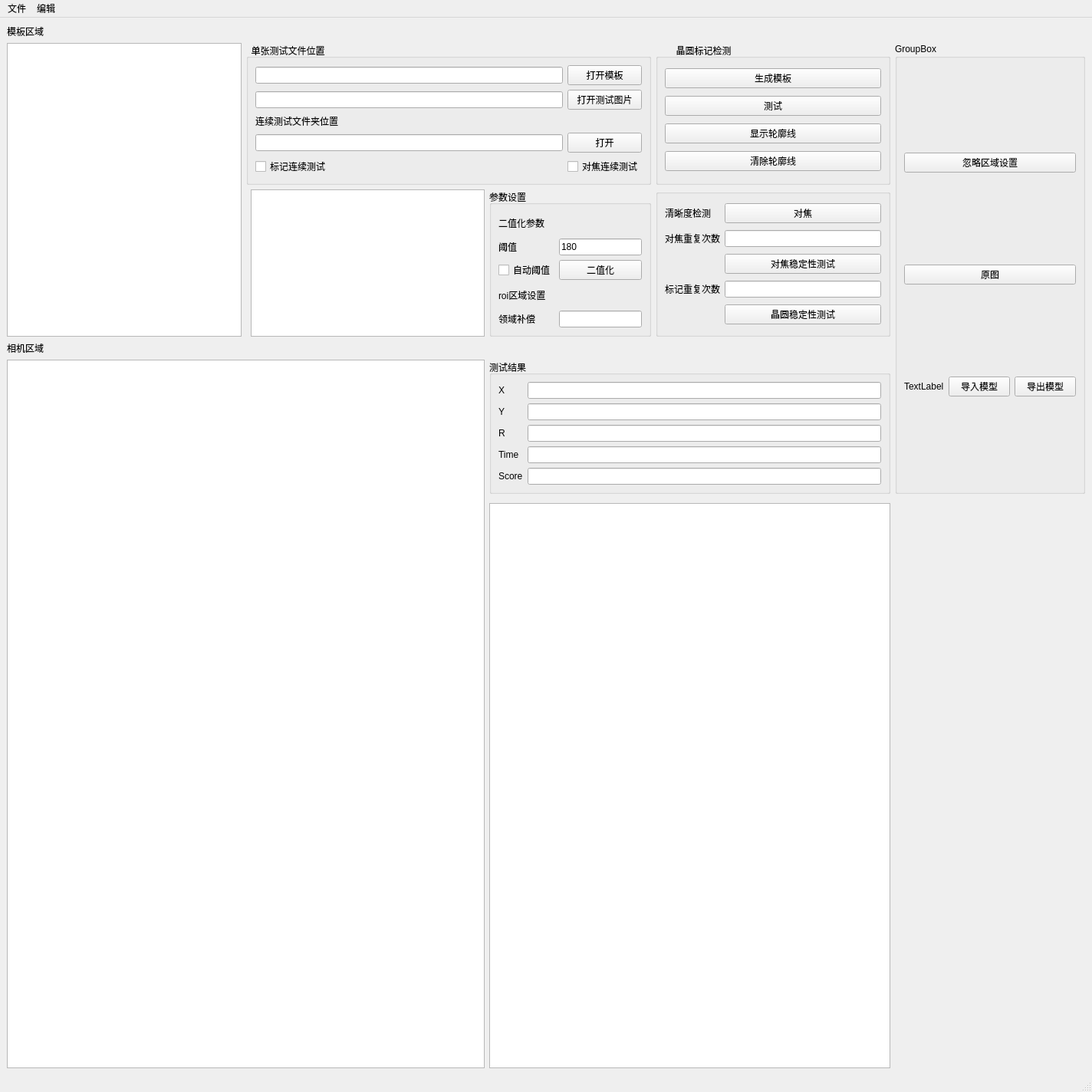
<?xml version="1.0" encoding="UTF-8"?>
<ui version="4.0">
 <class>MainWindow</class>
 <widget class="QMainWindow" name="MainWindow">
  <property name="geometry">
   <rect>
    <x>0</x>
    <y>0</y>
    <width>1424</width>
    <height>1424</height>
   </rect>
  </property>
  <property name="windowTitle">
   <string>MainWindow</string>
  </property>
  <widget class="QWidget" name="centralwidget">
   <layout class="QGridLayout" name="gridLayout_5">
    <item row="2" column="5" rowspan="5" colspan="2">
     <widget class="QGroupBox" name="groupBox_6">
      <property name="title">
       <string>GroupBox</string>
      </property>
      <layout class="QGridLayout" name="gridLayout_8">
       <item row="4" column="0">
        <widget class="QLabel" name="label_8">
         <property name="text">
          <string>TextLabel</string>
         </property>
        </widget>
       </item>
       <item row="4" column="1">
        <widget class="QPushButton" name="pushButton_14">
         <property name="text">
          <string>导入模型</string>
         </property>
        </widget>
       </item>
       <item row="1" column="0" colspan="3">
        <widget class="QPushButton" name="pushButton_13">
         <property name="text">
          <string>原图</string>
         </property>
        </widget>
       </item>
       <item row="4" column="2">
        <widget class="QPushButton" name="pushButton_15">
         <property name="text">
          <string>导出模型</string>
         </property>
        </widget>
       </item>
       <item row="0" column="0" colspan="3">
        <widget class="QPushButton" name="pushButton_12">
         <property name="text">
          <string>忽略区域设置</string>
         </property>
        </widget>
       </item>
      </layout>
     </widget>
    </item>
    <item row="2" column="0" rowspan="2">
     <widget class="SelectableGraphicsView" name="graphicsView">
      <property name="enabled">
       <bool>true</bool>
      </property>
     </widget>
    </item>
    <item row="4" column="0">
     <widget class="QLabel" name="label_2">
      <property name="text">
       <string>相机区域</string>
      </property>
     </widget>
    </item>
    <item row="3" column="4">
     <widget class="QGroupBox" name="groupBox_2">
      <property name="title">
       <string/>
      </property>
      <layout class="QGridLayout" name="gridLayout_2">
       <item row="0" column="1">
        <widget class="QPushButton" name="pushButton_9">
         <property name="text">
          <string>对焦</string>
         </property>
        </widget>
       </item>
       <item row="1" column="0">
        <widget class="QLabel" name="label_15">
         <property name="text">
          <string>对焦重复次数</string>
         </property>
        </widget>
       </item>
       <item row="4" column="1">
        <widget class="QPushButton" name="pushButton_11">
         <property name="text">
          <string>晶圆稳定性测试</string>
         </property>
        </widget>
       </item>
       <item row="1" column="1">
        <widget class="QLineEdit" name="lineEdit_11"/>
       </item>
       <item row="2" column="1">
        <widget class="QPushButton" name="pushButton_10">
         <property name="text">
          <string>对焦稳定性测试</string>
         </property>
        </widget>
       </item>
       <item row="3" column="0">
        <widget class="QLabel" name="label_16">
         <property name="text">
          <string>标记重复次数</string>
         </property>
        </widget>
       </item>
       <item row="3" column="1">
        <widget class="QLineEdit" name="lineEdit_12"/>
       </item>
       <item row="0" column="0">
        <widget class="QLabel" name="label_14">
         <property name="text">
          <string>清晰度检测</string>
         </property>
        </widget>
       </item>
      </layout>
     </widget>
    </item>
    <item row="0" column="0" rowspan="2">
     <widget class="QLabel" name="label_3">
      <property name="text">
       <string>模板区域</string>
      </property>
     </widget>
    </item>
    <item row="2" column="4">
     <widget class="QGroupBox" name="groupBox">
      <property name="title">
       <string>        晶圆标记检测     </string>
      </property>
      <layout class="QGridLayout" name="gridLayout_6">
       <item row="3" column="0">
        <widget class="QPushButton" name="pushButton_7">
         <property name="text">
          <string>清除轮廓线</string>
         </property>
        </widget>
       </item>
       <item row="1" column="0">
        <widget class="QPushButton" name="pushButton_2">
         <property name="text">
          <string>测试</string>
         </property>
        </widget>
       </item>
       <item row="0" column="0">
        <widget class="QPushButton" name="pushButton_5">
         <property name="text">
          <string>生成模板</string>
         </property>
        </widget>
       </item>
       <item row="2" column="0">
        <widget class="QPushButton" name="pushButton_6">
         <property name="text">
          <string>显示轮廓线</string>
         </property>
        </widget>
       </item>
      </layout>
     </widget>
    </item>
    <item row="3" column="3">
     <widget class="QGroupBox" name="groupBox_3">
      <property name="title">
       <string>参数设置</string>
      </property>
      <layout class="QGridLayout" name="gridLayout_3">
       <item row="2" column="1" colspan="2">
        <widget class="QPushButton" name="pushButton">
         <property name="text">
          <string>二值化</string>
         </property>
        </widget>
       </item>
       <item row="4" column="1" colspan="2">
        <widget class="QLineEdit" name="lineEdit_4"/>
       </item>
       <item row="2" column="0">
        <widget class="QCheckBox" name="checkBox_2">
         <property name="text">
          <string>自动阈值</string>
         </property>
        </widget>
       </item>
       <item row="1" column="1" colspan="2">
        <widget class="QLineEdit" name="lineEdit_3">
         <property name="text">
          <string>180</string>
         </property>
        </widget>
       </item>
       <item row="1" column="0">
        <widget class="QLabel" name="label_5">
         <property name="text">
          <string>阈值</string>
         </property>
        </widget>
       </item>
       <item row="3" column="0">
        <widget class="QLabel" name="label_7">
         <property name="text">
          <string>roi区域设置</string>
         </property>
        </widget>
       </item>
       <item row="0" column="0">
        <widget class="QLabel" name="label_4">
         <property name="text">
          <string>二值化参数</string>
         </property>
        </widget>
       </item>
       <item row="4" column="0">
        <widget class="QLabel" name="label_6">
         <property name="text">
          <string>领域补偿</string>
         </property>
        </widget>
       </item>
      </layout>
     </widget>
    </item>
    <item row="3" column="2">
     <widget class="QListView" name="listView_log">
      <property name="maximumSize">
       <size>
        <width>16777215</width>
        <height>192</height>
       </size>
      </property>
     </widget>
    </item>
    <item row="2" column="1" colspan="3">
     <widget class="QGroupBox" name="groupBox_5">
      <property name="title">
       <string>  单张测试文件位置</string>
      </property>
      <layout class="QGridLayout" name="gridLayout">
       <item row="4" column="1" colspan="2">
        <widget class="QPushButton" name="pushButton_4">
         <property name="text">
          <string>打开</string>
         </property>
        </widget>
       </item>
       <item row="5" column="0">
        <widget class="QCheckBox" name="checkBox">
         <property name="text">
          <string>标记连续测试</string>
         </property>
        </widget>
       </item>
       <item row="0" column="1" colspan="2">
        <widget class="QPushButton" name="pushButton_3">
         <property name="text">
          <string>打开模板</string>
         </property>
        </widget>
       </item>
       <item row="3" column="0">
        <widget class="QLabel" name="label">
         <property name="text">
          <string>连续测试文件夹位置</string>
         </property>
        </widget>
       </item>
       <item row="1" column="1" colspan="2">
        <widget class="QPushButton" name="pushButton_8">
         <property name="text">
          <string>打开测试图片</string>
         </property>
        </widget>
       </item>
       <item row="4" column="0">
        <widget class="QLineEdit" name="lineEdit_2"/>
       </item>
       <item row="0" column="0">
        <widget class="QLineEdit" name="lineEdit"/>
       </item>
       <item row="1" column="0">
        <widget class="QLineEdit" name="lineEdit_10"/>
       </item>
       <item row="5" column="1" colspan="2">
        <widget class="QCheckBox" name="checkBox_3">
         <property name="text">
          <string>对焦连续测试</string>
         </property>
        </widget>
       </item>
      </layout>
     </widget>
    </item>
    <item row="5" column="3" rowspan="2" colspan="2">
     <widget class="QGroupBox" name="groupBox_4">
      <property name="title">
       <string>测试结果</string>
      </property>
      <layout class="QFormLayout" name="formLayout">
       <item row="0" column="0">
        <widget class="QLabel" name="label_9">
         <property name="text">
          <string>X</string>
         </property>
        </widget>
       </item>
       <item row="0" column="1">
        <widget class="QLineEdit" name="lineEdit_5"/>
       </item>
       <item row="1" column="0">
        <widget class="QLabel" name="label_10">
         <property name="text">
          <string>Y</string>
         </property>
        </widget>
       </item>
       <item row="1" column="1">
        <widget class="QLineEdit" name="lineEdit_6"/>
       </item>
       <item row="2" column="0">
        <widget class="QLabel" name="label_11">
         <property name="text">
          <string>R</string>
         </property>
        </widget>
       </item>
       <item row="2" column="1">
        <widget class="QLineEdit" name="lineEdit_7"/>
       </item>
       <item row="3" column="0">
        <widget class="QLabel" name="label_12">
         <property name="text">
          <string>Time</string>
         </property>
        </widget>
       </item>
       <item row="3" column="1">
        <widget class="QLineEdit" name="lineEdit_8"/>
       </item>
       <item row="4" column="0">
        <widget class="QLabel" name="label_13">
         <property name="text">
          <string>Score</string>
         </property>
        </widget>
       </item>
       <item row="4" column="1">
        <widget class="QLineEdit" name="lineEdit_9"/>
       </item>
      </layout>
     </widget>
    </item>
    <item row="8" column="3" colspan="2">
     <widget class="QListView" name="listView"/>
    </item>
    <item row="5" column="0" rowspan="4" colspan="3">
     <widget class="SelectableGraphicsView" name="graphicsView_2"/>
    </item>
   </layout>
  </widget>
  <widget class="QMenuBar" name="menubar">
   <property name="geometry">
    <rect>
     <x>0</x>
     <y>0</y>
     <width>1424</width>
     <height>21</height>
    </rect>
   </property>
   <widget class="QMenu" name="menu">
    <property name="title">
     <string>文件</string>
    </property>
    <addaction name="separator"/>
    <addaction name="actionq"/>
    <addaction name="actionw"/>
   </widget>
   <widget class="QMenu" name="menu_2">
    <property name="title">
     <string>编辑</string>
    </property>
    <addaction name="actionf"/>
    <addaction name="actionf_2"/>
   </widget>
   <addaction name="menu"/>
   <addaction name="menu_2"/>
  </widget>
  <widget class="QStatusBar" name="statusbar"/>
  <action name="actionq">
   <property name="text">
    <string>新建</string>
   </property>
  </action>
  <action name="actionw">
   <property name="text">
    <string>打开</string>
   </property>
  </action>
  <action name="actionf">
   <property name="text">
    <string>复制</string>
   </property>
  </action>
  <action name="actionf_2">
   <property name="text">
    <string>粘贴</string>
   </property>
  </action>
 </widget>
 <customwidgets>
  <customwidget>
   <class>SelectableGraphicsView</class>
   <extends>QGraphicsView</extends>
   <header>selectablegraphicsview.h</header>
  </customwidget>
 </customwidgets>
 <resources/>
 <connections/>
</ui>
